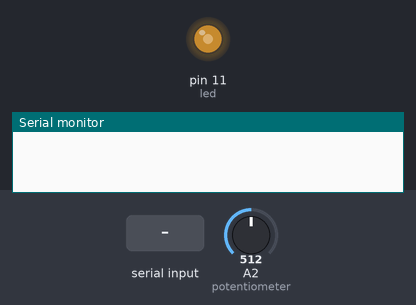
Simulated run of this sketch. Board: Arduino Uno, built with avr-gcc and run on an emulated ATmega328P. Parts: output pins drawn as LEDs (lit = HIGH), the last lines printed to the serial monitor. The inputs (shaded band) are chosen by the test bench; at power-on: A2 (potentiometer) = 512. EEPROM starts erased.

Above: at 1.2 s.
1.3 s: "30,150\n" received over Serial
At 2.5 s:
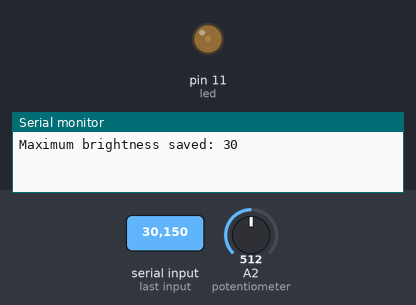
2.8 s: A2 (potentiometer) set to 0
At 3.8 s:
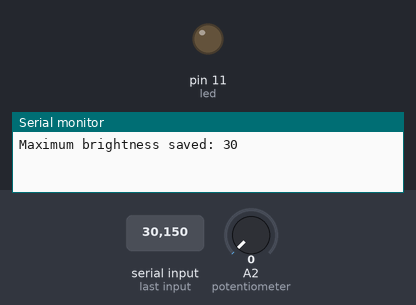
4.3 s: A2 (potentiometer) set to 2
5.8 s: A2 (potentiometer) set to 5
At 6.1 s:
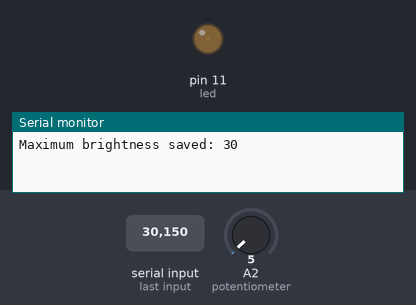
Timing chart, 0 to 8.3 s (numbered marks = the images above; inputs shaded):
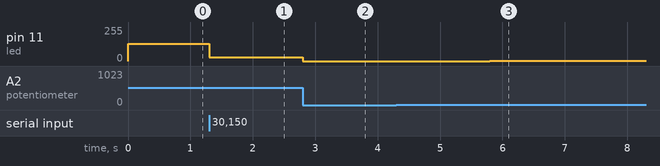

Measured:
- after the input at 1.3 s, pin 11 (led): 128/255 → 30/255 at once
- after the input at 2.8 s, pin 11 (led): 30/255 → 0/255 at once
- after the input at 4.3 s, every drawn part: stays the same
- after the input at 5.8 s, pin 11 (led): 0/255 → 1/255 at once

The sketch:

EEPROM_-_Save_maximum_brightness_Code.ino
```cpp
#include <EEPROM.h>

#define potentiometer A2
#define led 11
#define eeprom_address 350

byte maxbrightness;

void setup(){
  Serial.begin(115200);
  Serial.setTimeout(10);

  pinMode(led, OUTPUT);
  pinMode(potentiometer, INPUT);

  maxbrightness = EEPROM.read(eeprom_address);
}

void loop(){
  if(Serial.available()){
    String input = Serial.readStringUntil('\n');
    input.trim();

    if(input.length() > 0){
      int data = input.toInt();
      if((data >= 0) && (data <= 255)){
        EEPROM.update(eeprom_address, data);
        maxbrightness = data;
        Serial.print("Maximum brightness saved: ");
        Serial.println(maxbrightness);
      }
    }
  }

  byte ledbrightness = analogRead(potentiometer)/4;

  if(ledbrightness > maxbrightness)
    ledbrightness = maxbrightness;
  analogWrite(led, ledbrightness);
}
```
